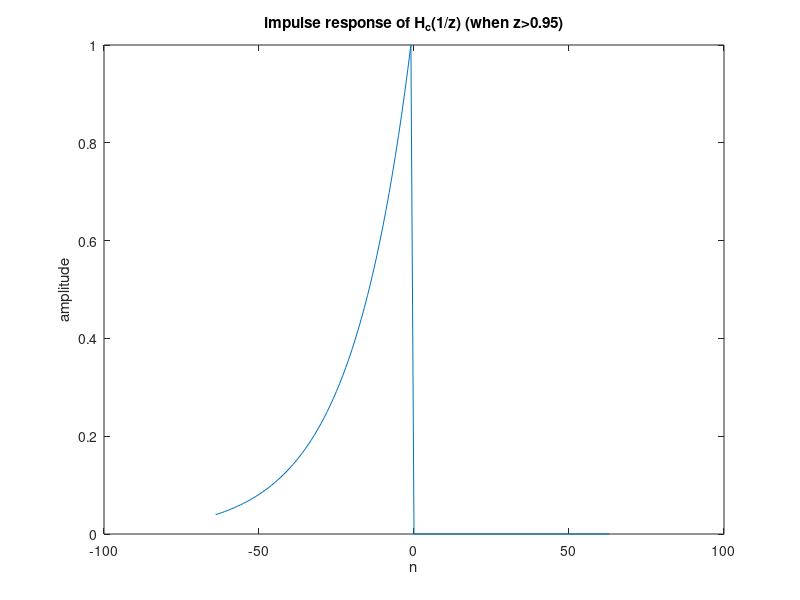

Write the MATLAB code that produced this figure. (Note: this script raises an error after producing the figure.)
%% a impulse response of time reverse
b=1;
a=[1 -0.95];
imp = [1; zeros(63,1)];
imp = [zeros(64,1);imp(:)];
imp = imp';
n=linspace(-64,63,128);
y = filter(b,a,imp);
y = fliplr(y);
plot(n,y);
xlabel('n')
ylabel('amplitude')
title('impulse response of H_c(1/z) (when z>0.95)')
%% b frequency response magnitude and group delay
figure
Y = fft(y, 128);
[gd,w] = gdel(y,n,128);
subplot(3,1,1)
plot(w,abs(Y))
title('magnitude of H_c[z] (when z>0.95)')
xlabel('w (-\pi to \pi)')
ylabel('amplitude')

subplot(3,1,2)
plot(w,angle(Y))
title('phase of H_c[z] (when z>0.95)')
xlabel('w (-\pi to \pi)')
ylabel('amplitude')

subplot(3,1,3)
plot(w,gd)
title('group delay of H_c[z] (when z>0.95)')
xlabel('w (-\pi to \pi)')
ylabel('amplitude')
%% c impulse response & frequency response magnitude and group delay for z=1/0.77
b=1;
a=[1 -0.77];
imp = [1; zeros(63,1)];
imp = [zeros(64,1);imp(:)];
imp = imp';
n=linspace(-64,63,128);
y = filter(b,a,imp);
y = fliplr(y);
plot(n,y);
xlabel('n')
ylabel('amplitude')
title('impulse response of H_c(1/z) (when z>0.77)')

figure
Y = fft(y, 128);
[gd,w] = gdel(y,n,128);
subplot(3,1,1)
plot(w,abs(Y))
title('magnitude of H_c[z] (when z>0.77)')
xlabel('w (-\pi to \pi)')
ylabel('amplitude')

subplot(3,1,2)
plot(w,angle(Y))
title('phase of H_c[z] (when z>0.77)')
xlabel('w (-\pi to \pi)')
ylabel('amplitude')

subplot(3,1,3)
plot(w,gd)
title('group delay of H_c[z] (when z>0.77)')
xlabel('w (-\pi to \pi)')
ylabel('amplitude')